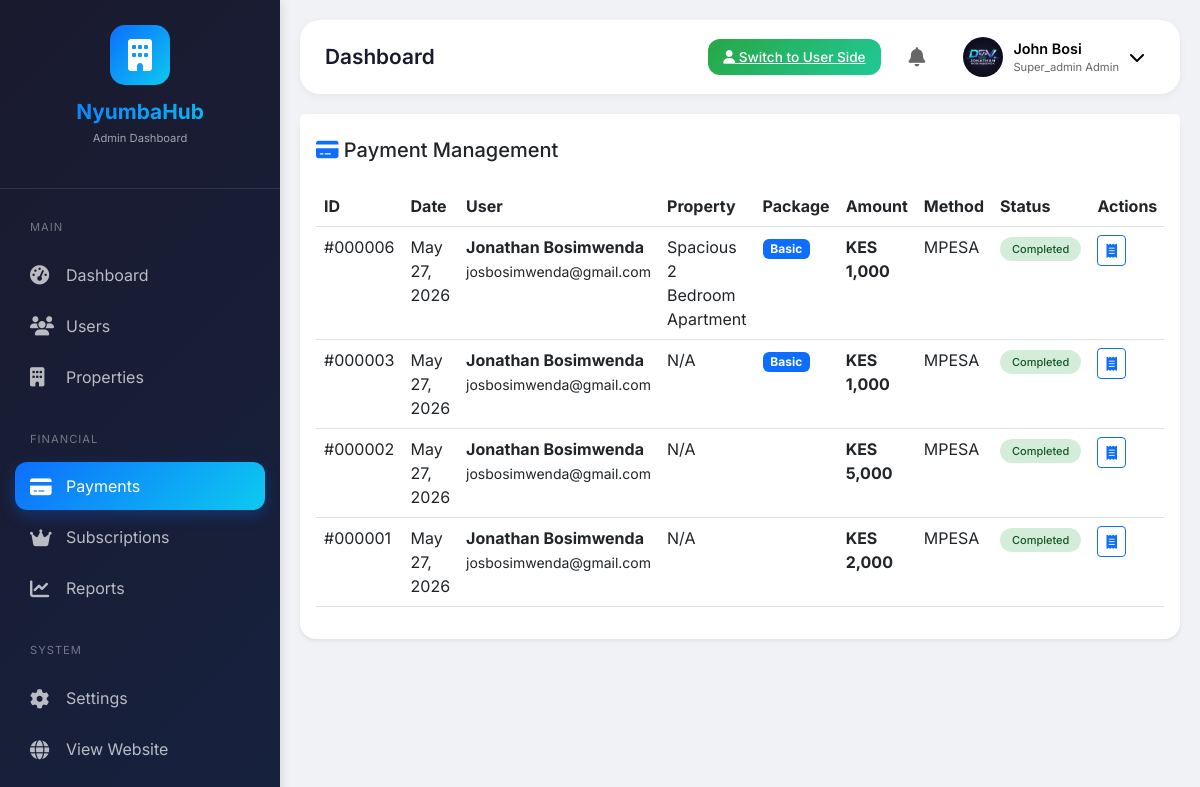
Page /admin/payments.php (signed in) on the committed database.
### tables this page shows
CREATE TABLE `users` (
  `id` int(11) NOT NULL,
  `full_name` varchar(255) NOT NULL,
  `email` varchar(255) NOT NULL,
  `password` varchar(255) NOT NULL,
  `phone` varchar(20) DEFAULT NULL,
  `bio` text DEFAULT NULL,
  `facebook_link` varchar(255) DEFAULT NULL,
  `twitter_link` varchar(255) DEFAULT NULL,
  `instagram_link` varchar(255) DEFAULT NULL,
  `last_login` timestamp NULL DEFAULT NULL,
  `profile_image` varchar(255) DEFAULT 'default-avatar.png',
  `user_type` enum('user','admin','super_admin') DEFAULT 'user',
  `role` enum('user','admin','super_admin') DEFAULT 'user',
  `is_verified` tinyint(1) DEFAULT 0,
  `verification_badge` tinyint(1) DEFAULT 0,
  `subscription_plan` enum('bronze','silver','gold') DEFAULT 'bronze',
  `subscription_expiry` date DEFAULT NULL,
  `created_at` timestamp NOT NULL DEFAULT current_timestamp(),
  `updated_at` timestamp NOT NULL DEFAULT current_timestamp() ON UPDATE current_timestamp(),
  `status` enum('active','suspended','deleted') DEFAULT 'active'
);

CREATE TABLE `payments` (
  `id` int(11) NOT NULL,
  `user_id` int(11) NOT NULL,
  `property_id` int(11) DEFAULT NULL,
  `amount` decimal(10,2) NOT NULL,
  `payment_method` enum('mpesa','paypal','card') NOT NULL,
  `transaction_id` varchar(255) DEFAULT NULL,
  `package_type` enum('basic','premium','vip') NOT NULL,
  `status` enum('pending','completed','failed','refunded') DEFAULT 'pending',
  `mpesa_code` varchar(50) DEFAULT NULL,
  `created_at` timestamp NOT NULL DEFAULT current_timestamp()
);

CREATE TABLE `properties` (
  `id` int(11) NOT NULL,
  `owner_id` int(11) NOT NULL,
  `title` varchar(255) NOT NULL,
  `slug` varchar(255) DEFAULT NULL,
  `property_type` enum('house','apartment','bedsitter','single_room','hostel','commercial','land') NOT NULL,
  `category` enum('rent','sale','airbnb') NOT NULL,
  `price_rent` decimal(10,2) DEFAULT NULL,
  `price_sale` decimal(10,2) DEFAULT NULL,
  `service_charge` decimal(10,2) DEFAULT NULL,
  `county_id` int(11) DEFAULT NULL,
  `town_id` int(11) DEFAULT NULL,
  `estate` varchar(255) DEFAULT NULL,
  `street` varchar(255) DEFAULT NULL,
  `bedrooms` int(11) DEFAULT 0,
  `bathrooms` int(11) DEFAULT 0,
  `parking_slots` int(11) DEFAULT 0,
  `square_feet` int(11) DEFAULT NULL,
  `description` text DEFAULT NULL,
  `water_available` tinyint(1) DEFAULT 0,
  `electricity_available` tinyint(1) DEFAULT 0,
  `wifi_available` tinyint(1) DEFAULT 0,
  `security_available` tinyint(1) DEFAULT 0,
  `cctv` tinyint(1) DEFAULT 0,
  `borehole` tinyint(1) DEFAULT 0,
  `swimming_pool` tinyint(1) DEFAULT 0,
  `gym` tinyint(1) DEFAULT 0,
  `backup_generator` tinyint(1) DEFAULT 0,
  `balcony` tinyint(1) DEFAULT 0,
  `furnished` tinyint(1) DEFAULT 0,
  `pets_allowed` tinyint(1) DEFAULT 0,
  `listing_package` enum('basic','premium','vip') DEFAULT 'basic',
  `listing_expiry` date DEFAULT NULL,
  `is_featured` tinyint(1) DEFAULT 0,
  `is_verified` tinyint(1) DEFAULT 0,
  `status` enum('pending_payment','pending_approval','approved','rejected') DEFAULT 'pending_payment',
  `views_count` int(11) DEFAULT 0,
  `latitude` decimal(10,8) DEFAULT NULL,
  `longitude` decimal(11,8) DEFAULT NULL,
  `created_at` timestamp NOT NULL DEFAULT current_timestamp(),
  `updated_at` timestamp NOT NULL DEFAULT current_timestamp() ON UPDATE current_timestamp()
);

### admin/payments.php (the view, shortened to what this page needs)
<?php
require_once '../includes/config.php';
require_once '../includes/admin-header.php';
$stmt = $pdo->query("SELECT p.*, u.full_name as user_name, u.email as user_email, pr.title as property_title
                     FROM payments p
                     LEFT JOIN users u ON p.user_id = u.id
                     LEFT JOIN properties pr ON p.property_id = pr.id
                     ORDER BY p.created_at DESC");
$payments = $stmt->fetchAll();
?>
<div class="card border-0 shadow-sm rounded-4">
    <div class="card-header bg-white border-0 pt-4">
        <h5 class="mb-0"><i class="fas fa-credit-card text-primary"></i> Payment Management</h5>
    </div>
    <div class="card-body">
        <div class="table-responsive">
            <table class="table table-hover">
                <thead>
                    <tr>
                        <th>ID</th>
                        <th>Date</th>
                        <th>User</th>
                        <th>Property</th>
                        <th>Package</th>
                        <th>Amount</th>
                        <th>Method</th>
                        <th>Status</th>
                        <th>Actions</th>
                    </tr>
                </thead>
                <tbody>
                    <?php foreach($payments as $payment): ?>
                    <tr>
                        <td>#<?php echo str_pad($payment['id'], 6, '0', STR_PAD_LEFT); ?></td>
                        <td><?php echo date('M d, Y', strtotime($payment['created_at'])); ?></td>
                        <td>
                            <strong><?php echo htmlspecialchars($payment['user_name']); ?></strong><br>
                            <small><?php echo $payment['user_email']; ?></small>
                        </td>
                        <td><?php echo htmlspecialchars(substr($payment['property_title'] ?? 'N/A', 0, 30)); ?></td>
                        <td><span class="badge bg-primary"><?php echo ucfirst($payment['package_type']); ?></span></td>
                        <td><strong>KES <?php echo number_format($payment['amount']); ?></strong></td>
                        <td><?php echo strtoupper($payment['payment_method']); ?></td>
                        <td>
                            <span class="badge-status badge-<?php echo $payment['status'] == 'completed' ? 'approved' : ($payment['status'] == 'pending' ? 'pending' : 'rejected'); ?>">
                                <?php echo ucfirst($payment['status']); ?>
                            </span>
                        </td>
                        <td>
                            <div class="btn-group">
                                <a href="../payment-receipt.php?id=<?php echo $payment['id']; ?>" class="btn btn-sm btn-outline-primary" target="_blank">
                                    <i class="fas fa-receipt"></i>
                                </a>
                            </div>
                        </td>
                    </tr>
                    <?php endforeach; ?>
                </tbody>
            </table>
        </div>
    </div>
</div>
<?php require_once '../includes/admin-footer.php'; ?>

### includes/admin-header.php (shortened to what this page needs)
<?php
$stmt = $pdo->prepare("SELECT * FROM users WHERE id = ?");
$stmt->execute([$_SESSION['user_id']]);
$admin = $stmt->fetch();
?>
<!DOCTYPE html>
<html lang="en">
<head>
    <link href="https://cdn.jsdelivr.net/npm/bootstrap@5.3.0/dist/css/bootstrap.min.css" rel="stylesheet">
    <link rel="stylesheet" href="https://cdnjs.cloudflare.com/ajax/libs/font-awesome/6.4.0/css/all.min.css">
</head>
<body>
<div class="admin-sidebar" id="adminSidebar">
    <div class="sidebar-header">
        <div class="logo-icon">
            <i class="fas fa-building"></i>
        </div>
        <h3>NyumbaHub</h3>
        <p>Admin Dashboard</p>
    </div>
    <div class="sidebar-nav">
        <div class="nav-section">
            <div class="nav-section-title">MAIN</div>
            <div class="nav-item">
                <a class="nav-link <?php echo basename($_SERVER['PHP_SELF']) == 'dashboard.php' ? 'active' : ''; ?>" href="dashboard.php">
                    <i class="fas fa-tachometer-alt"></i> Dashboard
                </a>
            </div>
            <div class="nav-item">
                <a class="nav-link <?php echo basename($_SERVER['PHP_SELF']) == 'users.php' ? 'active' : ''; ?>" href="users.php">
                    <i class="fas fa-users"></i> Users
                </a>
            </div>
            <div class="nav-item">
                <a class="nav-link <?php echo basename($_SERVER['PHP_SELF']) == 'properties.php' ? 'active' : ''; ?>" href="properties.php">
                    <i class="fas fa-building"></i> Properties
                </a>
            </div>
        </div>
        <div class="nav-section">
            <div class="nav-section-title">FINANCIAL</div>
            <div class="nav-item">
                <a class="nav-link <?php echo basename($_SERVER['PHP_SELF']) == 'payments.php' ? 'active' : ''; ?>" href="payments.php">
                    <i class="fas fa-credit-card"></i> Payments
                </a>
            </div>
            <div class="nav-item">
                <a class="nav-link <?php echo basename($_SERVER['PHP_SELF']) == 'subscriptions.php' ? 'active' : ''; ?>" href="subscriptions.php">
                    <i class="fas fa-crown"></i> Subscriptions
                </a>
            </div>
            <div class="nav-item">
                <a class="nav-link <?php echo basename($_SERVER['PHP_SELF']) == 'reports.php' ? 'active' : ''; ?>" href="reports.php">
                    <i class="fas fa-chart-line"></i> Reports
                </a>
            </div>
        </div>
        <div class="nav-section">
            <div class="nav-section-title">SYSTEM</div>
            <div class="nav-item">
                <a class="nav-link <?php echo basename($_SERVER['PHP_SELF']) == 'settings.php' ? 'active' : ''; ?>" href="settings.php">
                    <i class="fas fa-cog"></i> Settings
                </a>
            </div>
            <div class="nav-item">
                <a class="nav-link" href="../">
                    <i class="fas fa-globe"></i> View Website
                </a>
            </div>
        </div>
    </div>
</div>
<div class="admin-main">
    <div class="admin-topbar">
        <div class="topbar-left">
            <h4 class="page-title"><?php echo $page_title ?? 'Dashboard'; ?></h4>
        </div>
        <div class="topbar-right">
            <a href="../dashboard.php" class="switch-user-btn">
                <i class="fas fa-user"></i> Switch to User Side
            </a>
            <div class="notifications-dropdown">
                <button class="notifications-btn" id="notificationsBtn">
                    <i class="fas fa-bell"></i>
                </button>
            </div>
            <div class="user-dropdown">
                <button class="user-btn" id="userBtn">
                    <img src="<?php echo SITE_URL . 'uploads/profiles/' . ($admin['profile_image'] ?? 'default-avatar.png'); ?>"
                         class="user-avatar" alt="Admin">
                    <div class="user-info d-none d-sm-block">
                        <div class="user-name"><?php echo htmlspecialchars($admin['full_name']); ?></div>
                        <div class="user-role"><?php echo ucfirst($_SESSION['user_role']); ?> Admin</div>
                    </div>
                    <i class="fas fa-chevron-down d-none d-sm-block"></i>
                </button>
            </div>
        </div>
    </div>
    <div class="admin-content">

### includes/admin-header.php (style rules this page uses)
* { margin: 0; padding: 0; box-sizing: border-box; }
body { font-family: 'Inter', sans-serif; background: #f0f2f5; overflow-x: hidden; }
.admin-sidebar { position: fixed; left: 0; top: 0; bottom: 0; width: 280px; background: linear-gradient(135deg, #1a1a2e 0%, #16213e 100%); color: white; z-index: 1000; transition: all 0.3s cubic-bezier(0.4, 0, 0.2, 1); overflow-y: auto; box-shadow: 2px 0 10px rgba(0,0,0,0.1); }
.sidebar-header { padding: 25px 20px; text-align: center; border-bottom: 1px solid rgba(255,255,255,0.1); margin-bottom: 20px; }
.sidebar-header .logo-icon { width: 60px; height: 60px; background: linear-gradient(135deg, #0d6efd, #0dcaf0); border-radius: 15px; display: flex; align-items: center; justify-content: center; margin: 0 auto 15px; }
.sidebar-header .logo-icon i { font-size: 2rem; color: white; }
.sidebar-header h3 { font-size: 1.3rem; font-weight: 700; margin: 0; background: linear-gradient(135deg, #0d6efd, #0dcaf0); -webkit-background-clip: text; -webkit-text-fill-color: transparent; }
.sidebar-header p { font-size: 0.7rem; opacity: 0.6; margin-top: 5px; }
.sidebar-nav { padding: 0 15px; }
.nav-section { margin-bottom: 20px; }
.nav-section-title { font-size: 0.7rem; text-transform: uppercase; letter-spacing: 1px; color: rgba(255,255,255,0.4); padding: 10px 15px; margin-bottom: 5px; }
.nav-item { margin: 3px 0; }
.nav-link { color: rgba(255,255,255,0.7); padding: 12px 15px; border-radius: 12px; transition: all 0.3s ease; display: flex; align-items: center; gap: 12px; text-decoration: none; }
.nav-link.active { background: linear-gradient(135deg, #0d6efd, #0dcaf0); color: white; box-shadow: 0 5px 15px rgba(13,110,253,0.3); }
.nav-link i { width: 24px; font-size: 1.2rem; }
.admin-main { margin-left: 280px; transition: all 0.3s ease; }
.admin-topbar { background: white; padding: 12px 25px; margin: 20px 20px 0 20px; border-radius: 20px; box-shadow: 0 2px 10px rgba(0,0,0,0.05); display: flex; justify-content: space-between; align-items: center; }
.topbar-left { display: flex; align-items: center; gap: 15px; }
.page-title { font-size: 1.3rem; font-weight: 600; margin: 0; color: #1a1a2e; }
.topbar-right { display: flex; align-items: center; gap: 20px; }
.notifications-dropdown { position: relative; }
.notifications-btn { background: none; border: none; font-size: 1.2rem; color: #666; cursor: pointer; position: relative; padding: 8px; border-radius: 10px; transition: all 0.3s ease; }
.user-dropdown { position: relative; }
.user-btn { display: flex; align-items: center; gap: 10px; background: none; border: none; cursor: pointer; padding: 5px 10px; border-radius: 50px; transition: all 0.3s ease; }
.user-avatar { width: 40px; height: 40px; border-radius: 50%; object-fit: cover; }
.user-info { text-align: left; }
.user-name { font-weight: 600; font-size: 0.9rem; margin: 0; }
.user-role { font-size: 0.7rem; color: #666; }
.switch-user-btn { background: linear-gradient(135deg, #28a745, #20c997); border: none; padding: 8px 15px; border-radius: 12px; color: white; font-size: 0.85rem; font-weight: 500; transition: all 0.3s ease; }
.admin-content { padding: 20px; }
.badge-status { padding: 5px 12px; border-radius: 20px; font-size: 11px; font-weight: 500; }
.badge-approved { background: #d4edda; color: #155724; }

### rows in the picture
users: profile_image (picture), full_name "John Bosi"
payments: id "000006", created_at "May 27, 2026", user.full_name "Jonathan Bosimwenda", user.email "josbosimwenda@gmail.com", property.title "Spacious 2 Bedroom Apartment", package_type "Basic", amount "1,000", payment_method "MPESA", status "Completed"
payments: id "000003", created_at "May 27, 2026", user.full_name "Jonathan Bosimwenda", user.email "josbosimwenda@gmail.com", property_title "N/A", package_type "Basic", amount "1,000", payment_method "MPESA", status "Completed"
payments: id "000002", created_at "May 27, 2026", user.full_name "Jonathan Bosimwenda", user.email "josbosimwenda@gmail.com", property_title "N/A", amount "5,000", payment_method "MPESA", status "Completed"
payments: id "000001", created_at "May 27, 2026", user.full_name "Jonathan Bosimwenda", user.email "josbosimwenda@gmail.com", property_title "N/A", amount "2,000", payment_method "MPESA", status "Completed"

### other values in the picture
$page_title "Dashboard"
$_SESSION['user_role'] "Super_admin"
